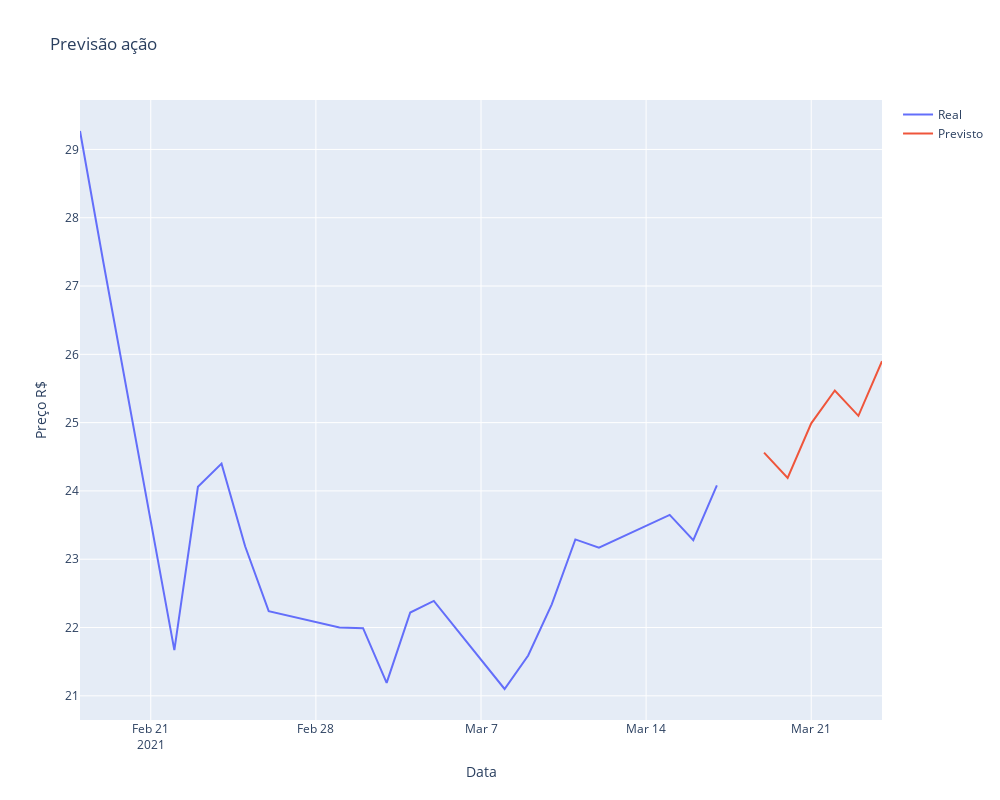

The notebook cell saved with this chart:
### Code cell
# Create traces
plt.figure(figsize=(10,6))
merged['compra'] = 23
layout = go.Layout(title="Previsão ação",xaxis=dict(title="Data"), yaxis=dict(title="Preço R$"))
fig = go.Figure(layout = layout)
fig.add_trace(go.Scatter(x=train.index, y=train, mode='lines', name='Real'))
fig.add_trace(go.Scatter(x=test.index, y=forecast,mode='lines',name='Previsto'))

fig.update_layout(autosize=False,width=1000,height=800,)

fig.show()

### Figure 1 — Plotly figure (JSON) as saved in the notebook; plotly's stock layout.template omitted (floating-point values rounded to 4 significant figures)
{"data": [{"mode": "lines", "name": "Real", "type": "scatter", "x": ["2021-02-18T00:00:00", "2021-02-19T00:00:00", "2021-02-22T00:00:00", "2021-02-23T00:00:00", "2021-02-24T00:00:00", "2021-02-25T00:00:00", "2021-02-26T00:00:00", "2021-03-01T00:00:00", "2021-03-02T00:00:00", "2021-03-03T00:00:00", "2021-03-04T00:00:00", "2021-03-05T00:00:00", "2021-03-08T00:00:00", "2021-03-09T00:00:00", "2021-03-10T00:00:00", "2021-03-11T00:00:00", "2021-03-12T00:00:00", "2021-03-15T00:00:00", "2021-03-16T00:00:00", "2021-03-17T00:00:00"], "y": [29.27, 27.33, 21.67, 24.06, 24.4, 23.19, 22.24, 22, 21.99, 21.19, 22.22, 22.39, 21.1, 21.59, 22.34, 23.29, 23.17, 23.65, 23.28, 24.08]}, {"mode": "lines", "name": "Previsto", "type": "scatter", "x": ["2021-03-19T00:00:00", "2021-03-20T00:00:00", "2021-03-21T00:00:00", "2021-03-22T00:00:00", "2021-03-23T00:00:00", "2021-03-24T00:00:00"], "y": [24.56, 24.19, 24.99, 25.47, 25.1, 25.9]}], "layout": {"autosize": false, "height": 800, "title": {"text": "Previsão ação"}, "width": 1000, "xaxis": {"title": {"text": "Data"}}, "yaxis": {"title": {"text": "Preço R$"}}}}
